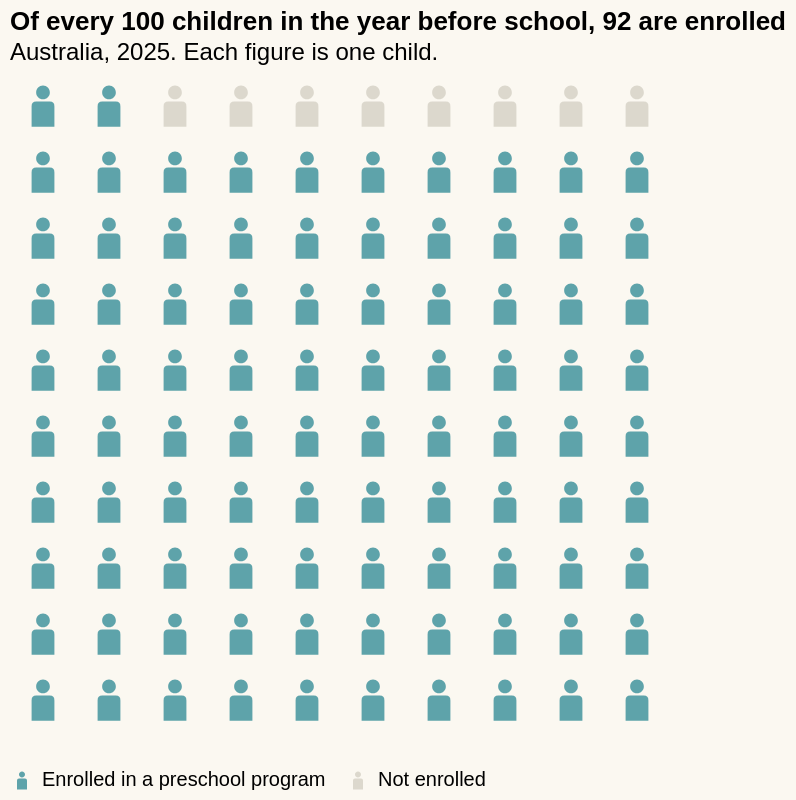

Vega-Lite specification stored for this chart:
### Vega-Lite specification from a JSON file in a GitHub repository (floating-point values rounded to 4 significant figures)
{"$schema": "https://vega.github.io/schema/vega-lite/v5.json", "width": 330, "height": 330, "background": "#fbf8f1", "title": {"text": "Of every 100 children in the year before school, 92 are enrolled", "subtitle": "Australia, 2025. Each figure is one child."}, "data": {"sequence": {"start": 0, "stop": 100, "as": "id"}}, "transform": [{"calculate": "datum.id % 10", "as": "col"}, {"calculate": "floor(datum.id / 10)", "as": "row"}, {"calculate": "datum.id < 92 ? 'Enrolled in a preschool program' : 'Not enrolled'", "as": "status"}], "mark": {"type": "point", "filled": true, "shape": "M0.3,-0.55 A0.3,0.3 0 1,1 -0.3,-0.55 A0.3,0.3 0 1,1 0.3,-0.55 Z M-0.5,0.95 L-0.5,0.05 Q-0.5,-0.15 -0.3,-0.15 L0.3,-0.15 Q0.5,-0.15 0.5,0.05 L0.5,0.95 Z", "size": 520}, "encoding": {"x": {"field": "col", "type": "ordinal", "axis": null}, "y": {"field": "row", "type": "ordinal", "axis": null, "sort": "descending"}, "color": {"field": "status", "type": "nominal", "scale": {"domain": ["Enrolled in a preschool program", "Not enrolled"], "range": ["#1b7f8c", "#cfcabd"]}, "legend": {"orient": "bottom", "title": null}}}, "config": {"font": "Nunito, Arial, sans-serif", "view": {"stroke": null}, "title": {"anchor": "start"}}}
